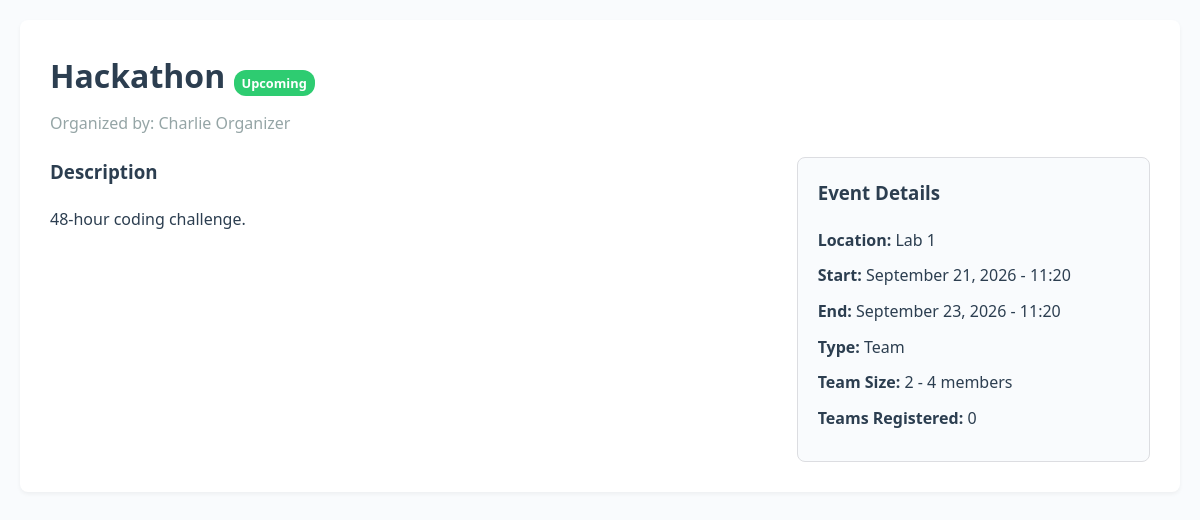
The page /event_view.php?id=2 on the database its author committed.
### tables this page shows
CREATE TABLE IF NOT EXISTS events (
    id INT AUTO_INCREMENT PRIMARY KEY,
    title VARCHAR(200) NOT NULL,
    description TEXT NOT NULL,
    location VARCHAR(200) NOT NULL,
    start_time DATETIME NOT NULL,
    end_time DATETIME NOT NULL,
    organizer_id INT NOT NULL,
    registration_type ENUM('individual','team') NOT NULL DEFAULT 'individual',
    team_min_size INT DEFAULT 1,
    team_max_size INT DEFAULT 1,
    created_at TIMESTAMP DEFAULT CURRENT_TIMESTAMP,
    updated_at TIMESTAMP DEFAULT CURRENT_TIMESTAMP ON UPDATE CURRENT_TIMESTAMP,
    FOREIGN KEY (organizer_id) REFERENCES users(id) ON DELETE CASCADE
);

CREATE TABLE IF NOT EXISTS users (
    id INT AUTO_INCREMENT PRIMARY KEY,
    name VARCHAR(100) NOT NULL,
    user_id VARCHAR(30) NOT NULL UNIQUE,  
    email VARCHAR(100) UNIQUE,
    password_hash VARCHAR(255) NOT NULL,
    role ENUM('student','organizer','teacher') NOT NULL,
    department VARCHAR(100) NOT NULL,
    year VARCHAR(20) NULL,
    created_at TIMESTAMP DEFAULT CURRENT_TIMESTAMP
);

### app/db.php (called while the page is built, shortened)
<?php
function db()
{
    static $pdo = null;
    if ($pdo === null) {
        $host = DB_HOST;
        $port = DB_PORT;
        $database = DB_NAME;
        $username = DB_USER;
        $password = DB_PASS;
        $dsn = "mysql:host=$host;port=$port;dbname=$database;charset=utf8mb4";
        try {
            $pdo = new PDO($dsn, $username, $password, [
                PDO::ATTR_ERRMODE => PDO::ERRMODE_EXCEPTION,
                PDO::ATTR_DEFAULT_FETCH_MODE => PDO::FETCH_ASSOC,
                PDO::ATTR_EMULATE_PREPARES => false,
            ]);
        } catch (PDOException $e) {
            error_log("Database connection failed: " . $e->getMessage());
            die("Database connection failed. Please try again later.");
        }
    }
    return $pdo;
}

### app/EventModel.php (called while the page is built, shortened)
<?php
require_once __DIR__ . '/db.php';
class EventModel {
    public static function find($id) {
        $stmt = db()->prepare("
            SELECT e.*, u.name AS organizer_name
            FROM events e
            LEFT JOIN users u ON u.id = e.organizer_id
            WHERE e.id = ?
        ");
        $stmt->execute([$id]);
        return $stmt->fetch();
    }
}

### app/TeamModel.php (called while the page is built, shortened)
<?php
require_once __DIR__ . '/db.php';
class TeamModel {
    public static function countTeamsByEvent($event_id) {
        $stmt = db()->prepare("SELECT COUNT(*) FROM teams WHERE event_id = ? AND status = 'active'");
        $stmt->execute([$event_id]);
        return (int) $stmt->fetchColumn();
    }
}

### public/event_view.php (the view, shortened to what this page needs)
<?php
require_once __DIR__ . '/../app/auth.php';
require_once __DIR__ . '/../app/EventModel.php';
require_once __DIR__ . '/../app/TeamModel.php';
$event_id = isset($_GET['id']) ? (int)$_GET['id'] : 0;
$event = EventModel::find($event_id);
$isPast = strtotime($event['end_time']) < time();
$isStarted = strtotime($event['start_time']) < time();
$statusBadge = $isPast ? '<span class="badge badge-gray">Completed</span>' :
               ($isStarted ? '<span class="badge badge-primary">Ongoing</span>' : '<span class="badge badge-success">Upcoming</span>');
$registeredCount = Registration::countByEvent($event_id);
if ($event['registration_type'] === 'team') {
    $teamCount = TeamModel::countTeamsByEvent($event_id);
}
?>
<!doctype html>
<html lang="en">
<head>
  <link rel="stylesheet" href="<?= BASE_URL ?>../assets/css/style.css">
</head>
<body>
<div class="container">
    <div style="background: #fff; padding: 30px; border-radius: 8px; box-shadow: 0 2px 4px rgba(0,0,0,0.05);">
        <div style="display: flex; justify-content: space-between; align-items: flex-start; margin-bottom: 20px;">
            <div>
                <h1 style="margin-bottom: 10px;"><?= htmlspecialchars($event['title']) ?> <?= $statusBadge ?></h1>
                <p style="color: var(--gray);">Organized by: <?= htmlspecialchars($event['organizer_name']) ?></p>
            </div>
        </div>
        <div style="display: grid; grid-template-columns: 2fr 1fr; gap: 40px;">
            <div>
                <h3>Description</h3>
                <p style="white-space: pre-wrap;"><?= htmlspecialchars($event['description']) ?></p>
            </div>
            <div style="background: var(--bg); padding: 20px; border-radius: 8px; border: 1px solid var(--border);">
                <h3>Event Details</h3>
                <ul style="list-style: none; padding: 0;">
                    <li style="margin-bottom: 10px;"><strong>Location:</strong> <?= htmlspecialchars($event['location']) ?></li>
                    <li style="margin-bottom: 10px;"><strong>Start:</strong> <?= date('F j, Y - H:i', strtotime($event['start_time'])) ?></li>
                    <li style="margin-bottom: 10px;"><strong>End:</strong> <?= date('F j, Y - H:i', strtotime($event['end_time'])) ?></li>
                    <li style="margin-bottom: 10px;"><strong>Type:</strong> <?= ucfirst($event['registration_type']) ?></li>
                    <?php if ($event['registration_type'] === 'team'): ?>
                        <li style="margin-bottom: 10px;"><strong>Team Size:</strong> <?= $event['team_min_size'] ?> - <?= $event['team_max_size'] ?> members</li>
                        <li style="margin-bottom: 10px;"><strong>Teams Registered:</strong> <?= $teamCount ?></li>
                    <?php else: ?>
                        <li style="margin-bottom: 10px;"><strong>Registered:</strong> <?= $registeredCount ?> individuals</li>
                    <?php endif; ?>
                </ul>
            </div>
        </div>
    </div>
</div>
</body>
</html>

### assets/css/style.css (style rules this page uses)
:root { --primary: #3498db; --primary-dark: #2980b9; --secondary: #e74c3c; --secondary-dark: #c0392b; --success: #2ecc71; --warning: #f1c40f; --dark: #2c3e50; --light: #ecf0f1; --gray: #95a5a6; --bg: #f9fbfd; --border: #dcdde1; }
* { box-sizing: border-box; margin: 0; padding: 0; }
body { font-family: 'Segoe UI', Tahoma, Geneva, Verdana, sans-serif; background-color: var(--bg); color: var(--dark); line-height: 1.6; }
.container { max-width: 1200px; margin: 0 auto; padding: 20px; }
h1, h2, h3 { margin-bottom: 20px; }
.badge { padding: 4px 8px; border-radius: 12px; font-size: 0.8rem; color: #fff; font-weight: bold; }
.badge-success { background-color: var(--success); }

### rows shown on the page
events: title "Hackathon", organizer.name "Charlie Organizer", description "48-hour coding challenge.", location "Lab 1", start_time "September 21, 2026 - 11:20", end_time "September 23, 2026 - 11:20", registration_type "Team", team_min_size "2", team_max_size "4"

### other values the page prints
$teamCount "0"
